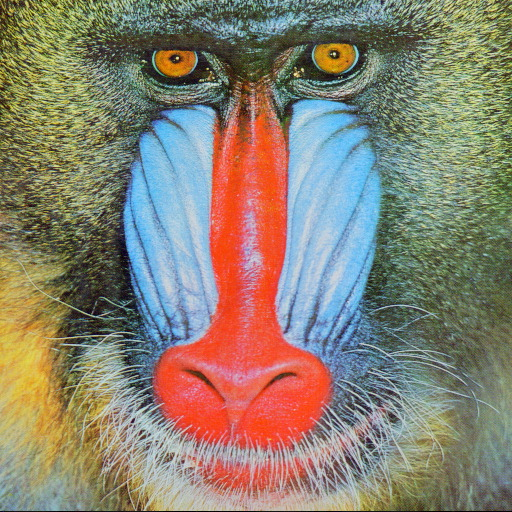
#> input picture Practica3/Imagenes/baboon.jpg, 512 x 512 px
$ python ejercicio1.py
#> lines starting #> are read from the running program, lines starting #| are printed output that depends on the picture
#! /usr/bin/env python
# -*- coding: utf-8 -*-

#*************************************************************************
# Escoger una imagen en escala de grises aplicarle la transformada de Fourier
# y graficar el modulo de dicha transformada.
#*************************************************************************

#Imports
#******************************************************************************
import cv2
import numpy as np
import matplotlib.pyplot as plt
from scipy import fftpack
#*****************************************************************************

path1 = '../Imagenes/baboon.jpg'
path2 = '../Imagenes/Rana2.bmp'
img1 = cv2.imread(path1, 0)
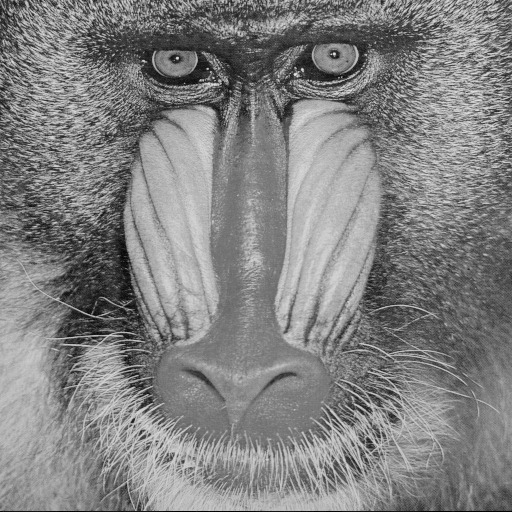
#> img1: shape (512, 512); min 0, max 234, mean 129.7
img2 = cv2.imread(path2, 0)
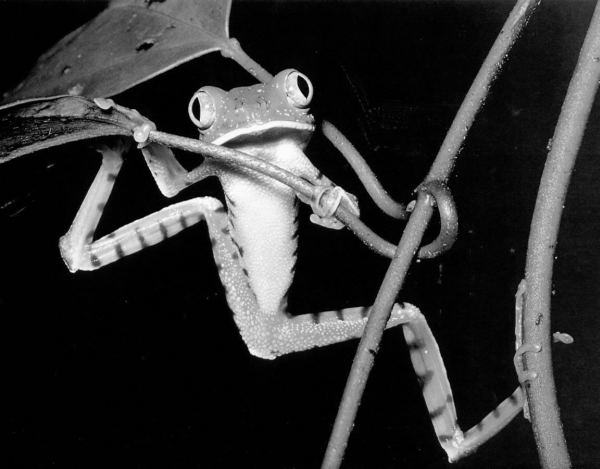
#> input picture Practica3/Imagenes/Rana2.bmp, 600 x 469 px
#> img2 is the input picture: shape (469, 600); min 0, max 252, mean 49.9

img1_frec = fftpack.fft2(img1)  #fft de la Imagen

#Aplicamos un corrimiento para que solo se visualice un periodo
img1_frec_shift = fftpack.fftshift(img1_frec)

#Aplicamos log para visualizar
img1_log_abs = np.log(1+np.abs(img1_frec_shift))  #
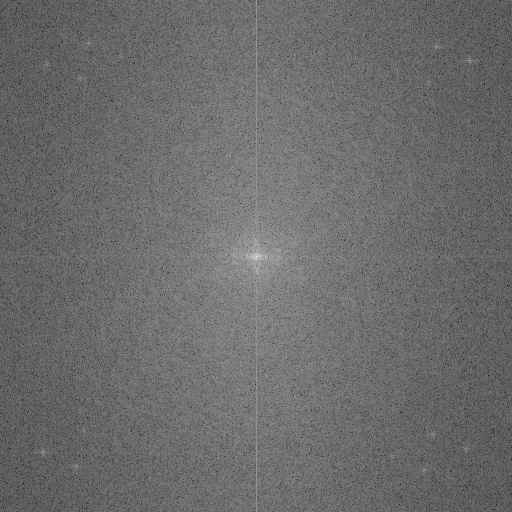
#> img1_log_abs: shape (512, 512) float64; min 2.68, max 17.34, mean 8.89; drawn with min black and max white

img2_frec = fftpack.fft2(img2)
img2_frec_shift = fftpack.fftshift(img2_frec)
 # Aplicamos log para visualizar
img2_log_abs = np.log(1+np.abs(img2_frec_shift))
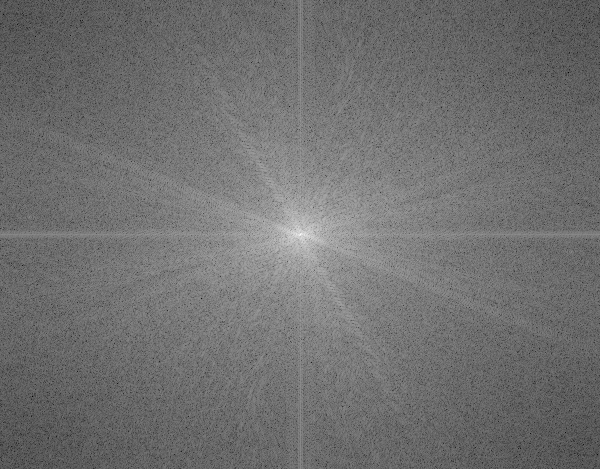
#> img2_log_abs: shape (469, 600) float64; min 1.21, max 16.46, mean 7.92; drawn with min black and max white

plt.figure()
plt.imshow(img1, cmap='gray')
plt.title('Imagen 1')
plt.figure()
plt.imshow(img1_log_abs, cmap='gray')
plt.title('Imagen 1 dominio frecuencia')

plt.figure()
plt.imshow(img2, cmap='gray')
plt.title('Imagen 2')
plt.figure()
plt.imshow(img2_log_abs, cmap='gray')
plt.title('Imagen 2 dominio frecuencia')

plt.show()
